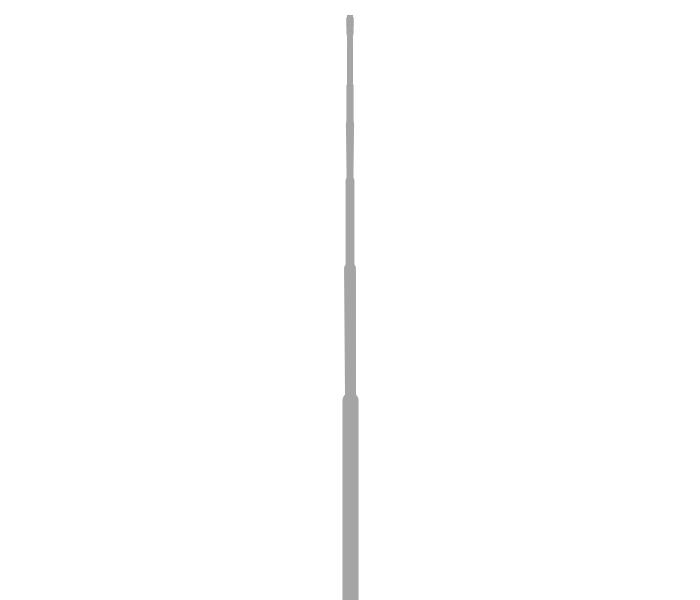
Frame 1 (no input)
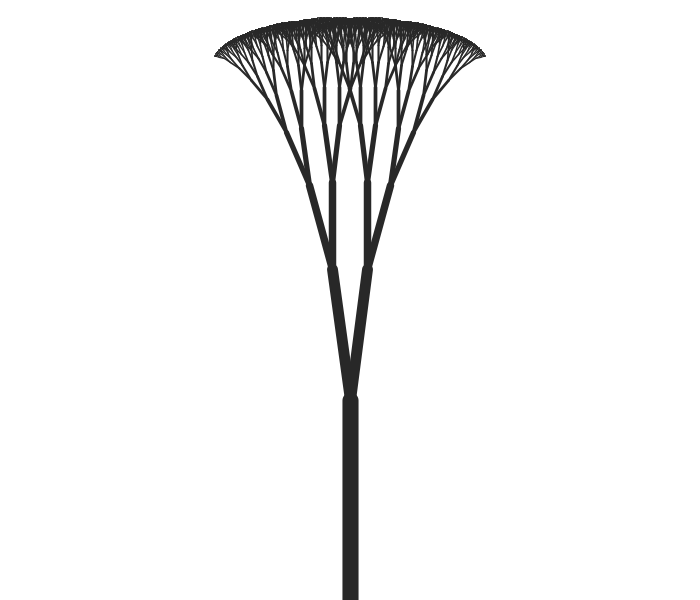
Frame 60 (the mouse pressed at the canvas centre just before this capture)
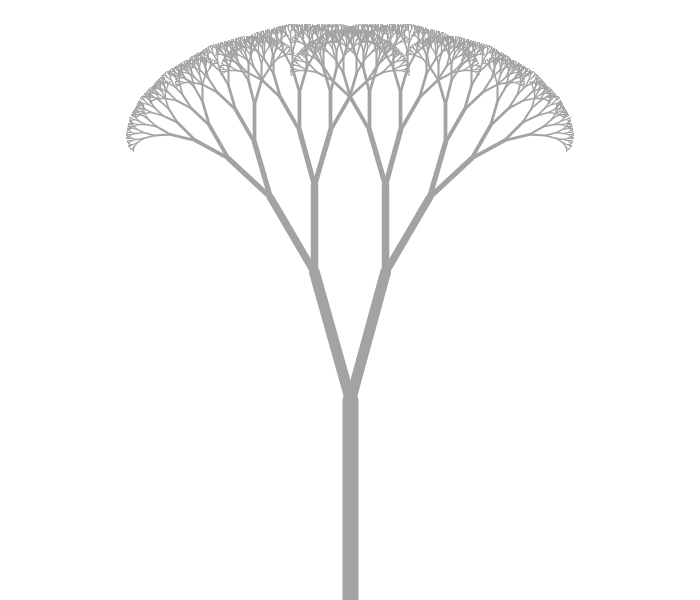
Frame 120 (the mouse held since frame 60 and released just before this capture)

The Processing sketch that drew these frames (run headless with seeded random() and noise(); from frame 60 on, the mouse is pressed at the canvas centre):

// Processing sketch: Tree
// ── Tree.pde
float theta;
int frameCounter;

void setup() {
  size(700, 600);
  smooth();
  frameRate(30);
}

void draw() {
  background(255);
  frameCounter += 1;
  theta = map(frameCounter, 0, width, 0, PI/2);

  translate(width/2, height);
  stroke(0);
  branch(200, int(random(0, 256)));
}

void branch(float len, int c) {
  float sw = map(len, 2, 120, 1, 10);
  strokeWeight(sw);
  stroke(c);
  line(0, 0, 0, -len);
  // Move to the end of that line
  translate(0, -len);

  len *= 0.66;
  if (len > 2) {
    pushMatrix();    // Save the current state of transformation (i.e. where are we now)
    rotate(theta);   // Rotate by theta
    branch(len, c);       // Ok, now call myself to draw two new branches!!
    popMatrix();     // Whenever we get back here, we "pop" in order to restore the previous matrix state

    pushMatrix();
    rotate(-theta);
    branch(len, c);
    popMatrix();
  }
}
